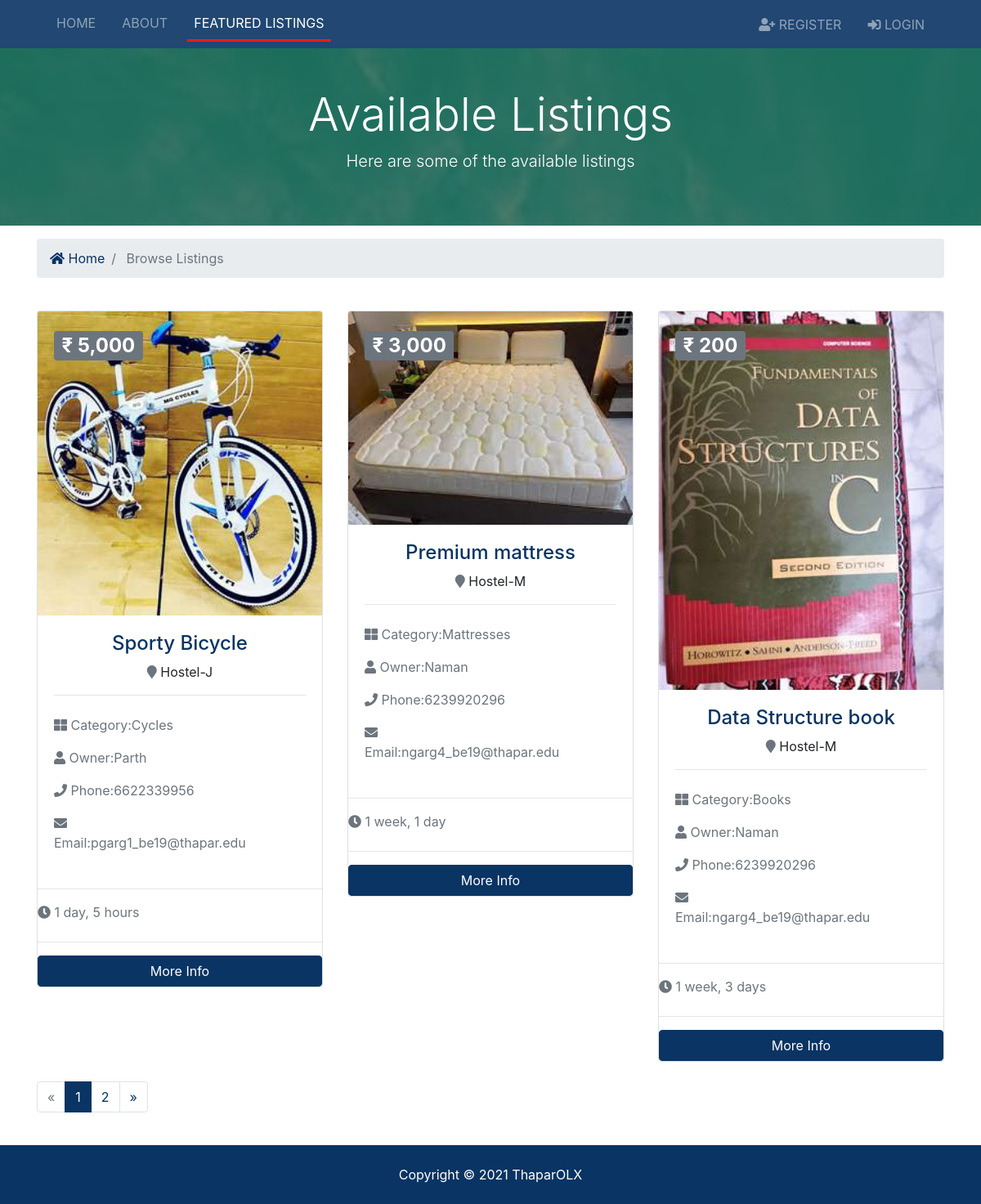
/listings/, run on the app's committed database.
### listings/models.py (models this page shows, shortened)
class Listing(models.Model):
    owner = models.ForeignKey(User, on_delete=models.CASCADE)
    title = models.CharField(max_length=100)
    category = models.CharField(max_length=100)
    address = models.CharField(max_length=100)
    description = models.TextField(blank=True)
    price = models.IntegerField()
    total_rating = models.IntegerField(null=True)
    no_of_rating = models.IntegerField(null=True)
    photo_main = models.ImageField(upload_to='photos/%Y/%m/%d/')
    photo_1 = models.ImageField(upload_to='photos/%Y/%m/%d/', blank=True)
    photo_2 = models.ImageField(upload_to='photos/%Y/%m/%d/', blank=True)
    photo_3 = models.ImageField(upload_to='photos/%Y/%m/%d/', blank=True)
    photo_4 = models.ImageField(upload_to='photos/%Y/%m/%d/', blank=True)
    photo_5 = models.ImageField(upload_to='photos/%Y/%m/%d/', blank=True)
    photo_6 = models.ImageField(upload_to='photos/%Y/%m/%d/', blank=True)
    is_published = models.BooleanField(default=True)
    list_date = models.DateField(default=datetime.now)

### core/models.py (models this page shows)
class User(AbstractBaseUser, PermissionsMixin):
    username = models.CharField(max_length=200, unique=True)
    email = models.EmailField(max_length=255, unique=True)
    first_name = models.CharField(max_length=100)
    last_name = models.CharField(max_length=100)
    favourites = models.CharField(max_length=200,default='')
    rate_listing = models.CharField(max_length=200,default='')
    phone = models.BigIntegerField(default=0, unique=True)
    roll_no = models.BigIntegerField(default=0, unique=True)
    is_active = models.BooleanField(default=True)
    is_staff = models.BooleanField(default=False)
    objects = UserManager()
    USERNAME_FIELD = 'username'

### listings/views.py (the view)
# urls.py: path('',views.listings,name='listings'),
def listings(request):
    listings = Listing.objects.order_by('-list_date').filter(is_published=True)
    paginator = Paginator(listings, 3)
    page = request.GET.get('page')
    page_listings  = paginator.get_page(page)
    context = {
        'listings': page_listings
    }
    return render(request, 'listings/listings.html', context)

### templates/listings/listings.html (shortened to what this page needs)
{% extends 'base.html' %}
{% load humanize %}
{% block content %}
<section id="showcase-inner" class="py-5 text-white">
    <div class="container">
      <div class="row text-center">
        <div class="col-md-12">
          <h1 class="display-4">Available Listings</h1>
          <p class="lead">Here are some of the available listings</p>
        </div>
      </div>
    </div>
  </section>
  <section id="bc" class="mt-3">
    <div class="container">
      <nav aria-label="breadcrumb">
        <ol class="breadcrumb">
          <li class="breadcrumb-item">
            <a href="{% url 'index' %}">
              <i class="fas fa-home"></i> Home</a>
          </li>
          <li class="breadcrumb-item active"> Browse Listings</li>
        </ol>
      </nav>
    </div>
  </section>
  <section id="listings" class="py-4">
    <div class="container">
      <div class="row">
        {% if listings %}
        {% for listing in listings %}
        <div class="col-md-6 col-lg-4 mb-4">
          <div class="card listing-preview">
            <img class="card-img-top" src="{{ listing.photo_main.url }}" alt="">
            <div class="card-img-overlay">
              <h2>
                <span class="badge badge-secondary text-white">₹ {{ listing.price | intcomma }}</span>
              </h2>
            </div>
            <div class="card-body">
              <div class="listing-heading text-center">
                <h4 class="text-primary">{{listing.title}}</h4>
                <p>
                  <i class="fas fa-map-marker text-secondary"></i> {{listing.address}}</p>
              </div>
              <hr>
              <div class="row py-2 text-secondary">
                <div class="col-8">
                  <i class="fas fa-th-large"></i> Category:{{listing.category}}
                </div>
              </div>
              <div class="row py-2 text-secondary">
                <div class="col-8">
                  <i class="fas fa-user"></i> Owner:{{listing.owner.first_name}}
                </div>
                </div>
                <div class="row py-2 text-secondary">
                <div class="col-8">
                  <i class="fas fa-phone"></i> Phone:{{listing.owner.phone}}
                </div>
                </div>
                <div class="row py-2 text-secondary">
              <div class="col-10">
                <i class="fas fa-envelope"></i> Email:{{listing.owner.email}}
                </div>
            </div>
            </div>
              <hr>
              <div class="row text-secondary pb-2">
                <div class="col-6">
                  <i class="fas fa-clock"></i>   {{listing.list_date | timesince }}</div>
              </div>
              <hr>
              <a href="{% url 'listing' listing.id %}" class="btn btn-primary btn-block">More Info</a>
          </div>
        </div>
        {% endfor %}
        {% else %}
        <div class="col-md-12">
            <p>Currently there are no listings Available</p>
        </div>
        {%endif%}
      </div>
      <div class="row">
        <div class="col-md-12">
          {% if listings.has_other_pages %}
          <ul class="pagination">
            {% if listings.has_previous %}
            <li class="page-item">
              <a class="page-link" href="?page={{listings.previous_page_number}}">&laquo;</a>
            </li>
            {% else%}
            <li class="page-item disabled">
              <a class="page-link" href="#">&laquo;</a>
            </li>
            {% endif %}
            {% for i in listings.paginator.page_range %}
              {% if listings.number == i%}
              <li class="page-item active">
                <a class="page-link">{{i}}</a>
              </li>
              {% else %}
              <li class="page-item">
                <a class="page-link" href="?page={{i}}">{{i}}</a>
              </li>
              {% endif %}
            {%endfor%}
              {% if listings.has_next %}
              <li class="page-item">
                <a class="page-link" href="?page={{listings.next_page_number}}">&raquo;</a>
              </li>
              {% else%}
              <li class="page-item disabled">
                <a class="page-link" href="#">&raquo;</a>
              </li>
              {% endif %}
          </ul>
          {% endif %}
        </div>
      </div>
    </div>
  </section>
{% endblock %}

### static/css/all.css (style rules this page uses)
.fa, .fas, .far, .fal, .fab { -moz-osx-font-smoothing: grayscale; -webkit-font-smoothing: antialiased; display: inline-block; font-style: normal; font-variant: normal; text-rendering: auto; line-height: 1; }
.fa-clock:before { content: "\f017"; }
.fa-envelope:before { content: "\f0e0"; }
.fa-home:before { content: "\f015"; }
.fa-map-marker:before { content: "\f041"; }
.fa-phone:before { content: "\f095"; }
.fa-th-large:before { content: "\f009"; }
.fa-user:before { content: "\f007"; }
.fa, .fas { font-family: 'Font Awesome 5 Free'; font-weight: 900; }

### static/css/style.css (style rules this page uses)
img { width: 100%; }
#showcase-inner { background: url(../img/bottombar.jpg) no-repeat top center fixed; background-size: cover; position: relative; overflow: hidden; min-height: 200px; }
#showcase-inner::before { content: ''; position: absolute; top: 0; left: 0; min-height: 100%; width: 100%; background: rgba(32, 134, 107, 0.8); }
.listing-preview a { position: relative; }

### data on the page
Listing: photo_main (picture), price "5,000", title "Sporty Bicycle", address "Hostel-J", category "Cycles", owner.first_name "Parth", owner.phone "6622339956", owner.email "pgarg1_be19@thapar.edu", list_date "1 day, 5 hours"
Listing: photo_main (picture), price "3,000", title "Premium mattress", address "Hostel-M", category "Mattresses", owner.first_name "Naman", owner.phone "6239920296", owner.email "ngarg4_be19@thapar.edu", list_date "1 week, 1 day"
Listing: photo_main (picture), price "200", title "Data Structure book", address "Hostel-M", category "Books", owner.first_name "Naman", owner.phone "6239920296", owner.email "ngarg4_be19@thapar.edu", list_date "1 week, 3 days"

### other printed values
{{ i }} "1"
{{ i }} "2"
